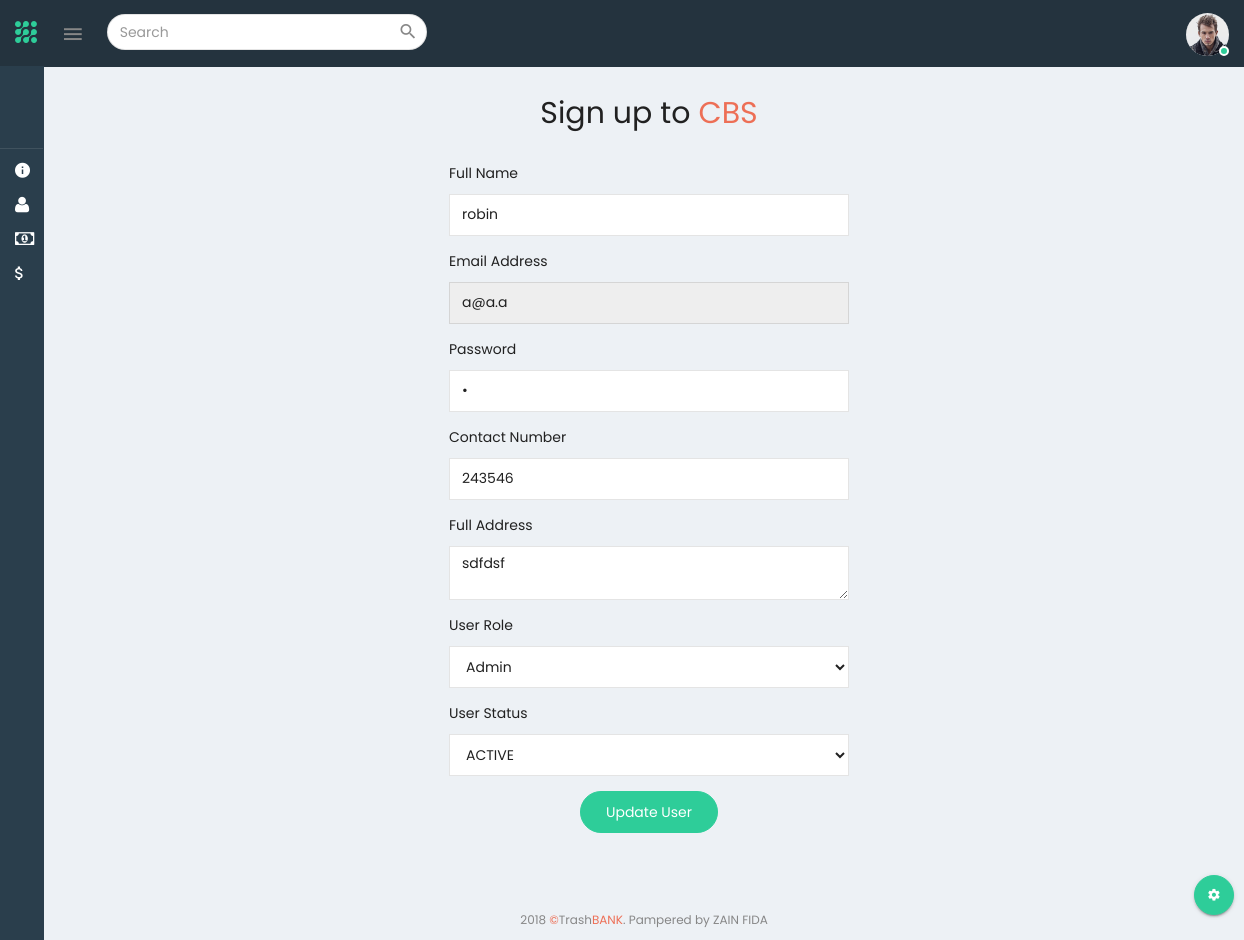
The app's page /Dashboard/RegisterUser.php?UserID=42 (signed in) with its own data.
### tables this page shows
CREATE TABLE `user` (
  `id` int(11) NOT NULL,
  `name` varchar(256) NOT NULL,
  `email` varchar(256) NOT NULL,
  `password` varchar(256) NOT NULL,
  `role` varchar(256) NOT NULL,
  `address` varchar(256) NOT NULL,
  `contact` varchar(256) NOT NULL,
  `status` varchar(256) NOT NULL
);

### Dashboard/RegisterUser.php (the view, shortened to what this page needs)
<?php include "Include/Header.php" ?>
    <div class="page-wrapper">
        <div class="container">
            <div class="table-struct full-width full-height">
                <div class="table-cell vertical-align-middle">
                    <div class="auth-form  ml-auto mr-auto no-float">
                        <div class="row">
                            <div class="col-sm-12 col-xs-12">
                                <div class="mb-30">
                                    <h3 class="text-center txt-dark mb-10">Sign up to <b
                                                class="text-danger">CBS</b></h3>
                                </div>
                                <div class="form-wrap">
                                    <?php
                                    if (isset($_GET['UserID'])) {
                                        $formID = 'UpdateUserAdmin';
                                        $UserID = $_GET['UserID'];
                                        $SQLQUERY = "SELECT * FROM user WHERE id =" . $UserID;
                                        $result = mysqli_query($connection, $SQLQUERY);
                                        while ($row = mysqli_fetch_array($result)) {
                                            $name_db = $row['name'];
                                            $email_db = $row['email'];
                                            $password_db = $row['password'];
                                            $contact_db = $row['contact'];
                                            $address_db = $row['address'];
                                        }
                                    }
                                    ?>
                                    <form action="#" id="<?php echo $formID ?>" autocomplete="off">
                                        <div class="form-group">
                                            <label class="control-label mb-10" for="exampleInputName_1">Full
                                                Name</label>
                                            <input type="text" class="form-control" required=""
                                                   id="exampleInputName_1"
                                                   placeholder="Full Name" value="<?php echo $name_db ?>">
                                        </div>
                                        <div class="form-group">
                                            <label class="control-label mb-10" for="exampleInputEmail_2">Email
                                                address</label>
                                            <input type="email" class="form-control" required=""
                                                   id="exampleInputEmail_2"
                                                   placeholder="Enter email" <?php if (isset($_GET['UserID'])) echo 'readonly' ?>
                                                   value="<?php echo $email_db ?>">
                                        </div>
                                        <div class="form-group">
                                            <label class="pull-left control-label mb-10"
                                                   for="exampleInputpwd_2">Password</label>
                                            <input type="password" class="form-control" required=""
                                                   id="exampleInputpwd_2" placeholder="Enter password"
                                                   value="<?php echo $password_db ?>">
                                        </div>
                                        <div class="form-group">
                                            <label class="pull-left control-label mb-10"
                                                   for="exampleInputContact">Contact
                                                Number</label>
                                            <input type="number" class="form-control" required=""
                                                   id="exampleInputContact" placeholder="Enter Contact"
                                                   value="<?php echo $contact_db ?>">
                                        </div>
                                        <div class="form-group">
                                            <label class="pull-left control-label mb-10"
                                                   for="exampleInputAddress">Full
                                                Address</label>
                                            <textarea class="form-control" required=""
                                                      id="exampleInputAddress"
                                                      placeholder="Enter Address"><?php echo $address_db ?></textarea>
                                        </div>
                                        <div class="form-group">
                                            <label class="pull-left control-label mb-10"
                                                   for="exampleInputUserRole">User Role
                                            </label>
                                            <select class="form-control" required="" id="exampleInputUserRole">
                                                <option value="ADMIN" selected>Admin</option>
                                            </select>
                                        </div>
                                        <?php if (isset($_GET['UserID'])) { ?>
                                            <div class="form-group">
                                                <label class="pull-left control-label mb-10"
                                                       for="exampleInputUserStatus">User Status
                                                </label>
                                                <select class="form-control" required="" id="exampleInputUserStatus">
                                                    <option value="ACTIVE" selected>ACTIVE</option>
                                                </select>
                                            </div>
                                        <?php } ?>
                                        <div class="form-group text-center">
                                            <?php if (isset($_GET['UserID'])) { ?>
                                                <button type="submit"
                                                        class="btn btn-info btn-success btn-rounded">Update User
                                                </button>
                                            <?php } else { ?>
                                                <button type="submit"
                                                        class="btn btn-info btn-success btn-rounded">Register User
                                                </button>
                                            <?php } ?>
                                        </div>
                                    </form>
                                </div>
                            </div>
                        </div>
                    </div>
                </div>
            </div>
            <footer class="footer container-fluid pl-30 pr-30">
                <div class="row">
                    <div class="col-sm-12">
                        <p class="text-center">2018 <b class="text-danger">&copy;</b>Trash<b
                                    class="text-danger">BANK</b>. Pampered by ZAIN FIDA</p>
                    </div>
                </div>
            </footer>
        </div>
    </div>
<?php include "Include/Footer.php" ?>

### records on screen
user: name "robin", email "a@a.a", contact "243546", address "sdfdsf"
